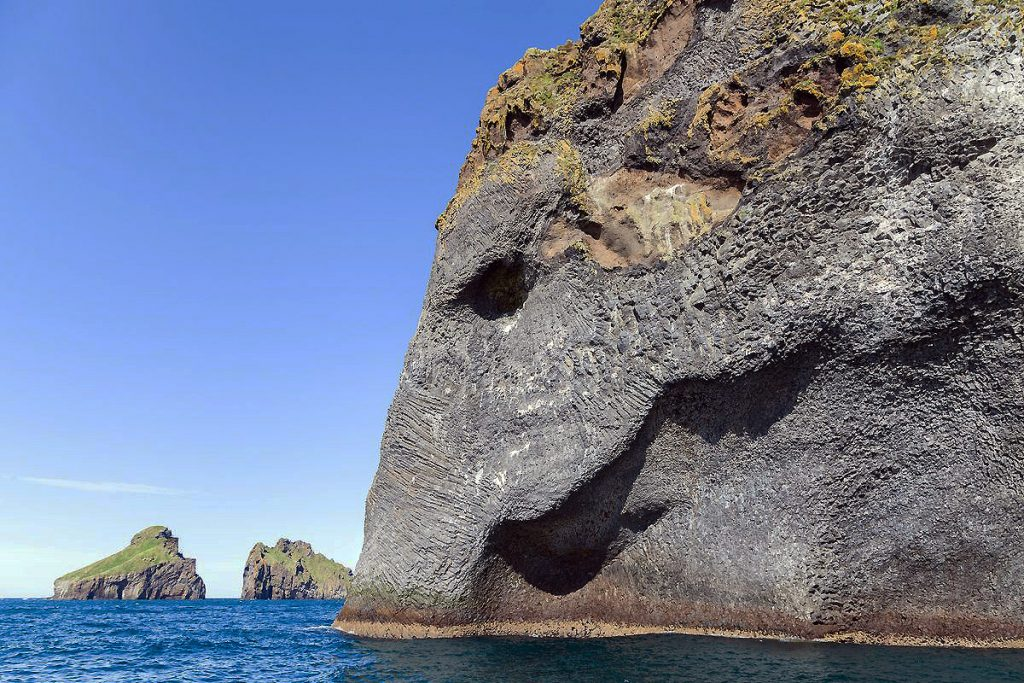
#> input picture gray-scaling/elephant_rock.jpg, 1024 x 683 px, found by its file name
$ python gray-scaling.py
#> lines starting #> are read from the running program, lines starting #| are printed output that depends on the picture
from PIL import Image


# GRAY-SCALING Image

img_rgb = Image.open('gray-scaling/elephant_rock.jpg')
#> img_rgb is the input picture: PIL image 1024x683 RGB; mean R, G, B 115.2, 126.6, 151.7
# print(img_rgb.__dict__)
# print(img_rgb.format)
img_gray = img_rgb.convert('L')
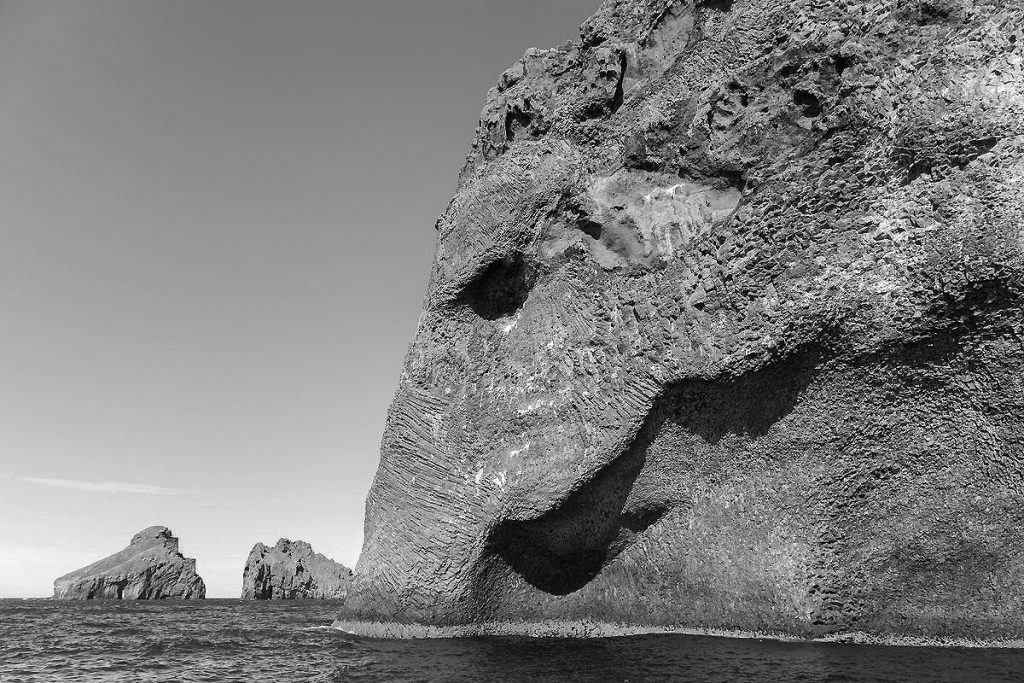
#> img_gray: PIL image 1024x683 L; min 0, max 255, mean 126
img_gray.save('gray-scaling/elephant_rock_gray.jpg')
